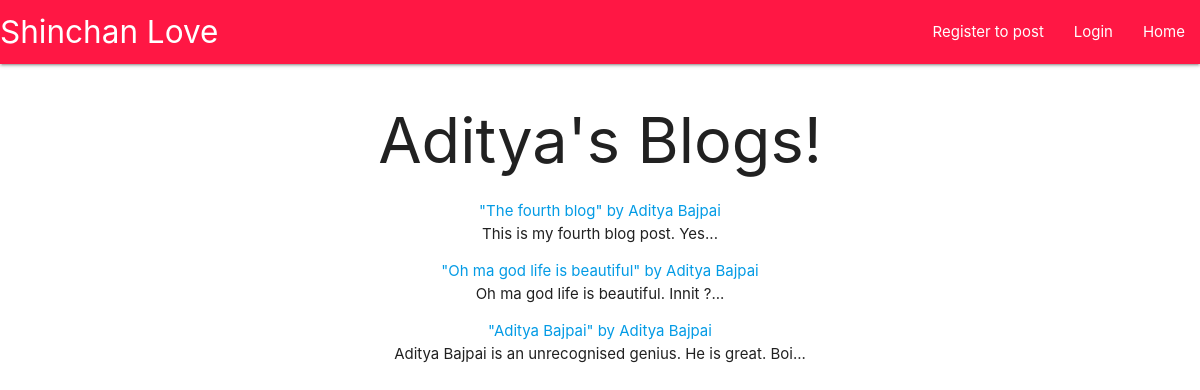
/, run on an earlier commit of the app's database.
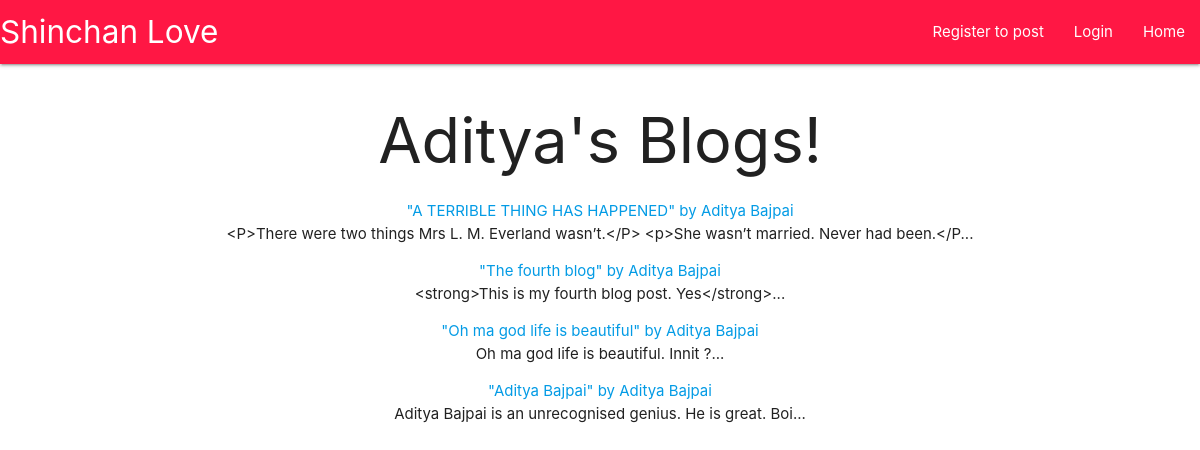
And on a later commit of the database.
### main/models.py (models this page shows, shortened)
class Post(models.Model):
    title = models.CharField(max_length=200 , null= False)
    author = models.ForeignKey(User , on_delete=models.CASCADE , default="Author Unkown" , null=True)
    body = models.TextField()

### main/views.py (the view)
# urls.py: path('' , Home.as_view() , name='main'),
class Home(ListView):
    model = Post
    template_name = "main.html"
    ordering = ["-id"]

### templates/main.html (shortened to what this page needs)
<!DOCTYPE html>
<html lang="en">
  <head>
    <link
      rel="stylesheet"
      href="https://cdnjs.cloudflare.com/ajax/libs/materialize/1.0.0/css/materialize.min.css"
    />
  </head>
  <body>
    <nav class="red accent-3">
      <div class="nav-wrapper">
        <a href="/" class="brand-logo">Shinchan Love</a>
        <ul id="nav-mobile" class="right hide-on-med-and-down">
          {%if user.is_authenticated%}
          <li><a href="{% url 'create' %}">Create Your Own Post</a></li>
          <li><a href="{% url 'logout' %}">Logout</a></li>
          {% else %}
          <li><a href="{% url 'register' %}">Register to post</a></li>
          <li><a href="{% url 'login' %}">Login</a></li>
          {% endif %}
          <li><a href="/">Home</a></li>
        </ul>
      </div>
    </nav>
    {%block content%}
    <h1>Aditya's Blogs!</h1>
    {% for post in object_list %} {% if user.is_authenticated %}
    <ul>
      <li>
        <a href="{%url 'article' post.pk%}">
          "{{post.title}}" by {{post.author.first_name}}
          {{post.author.last_name}}
          <br />
          <a href="{%url 'update' post.pk%}"><small>Update</small></a> |
          <a href="{%url 'delete' post.pk%}"><small>Delete</small></a>
        </a>
      </li>
    </ul>
    {% else %}
    <ul>
      <li>
        <a href="{%url 'article' post.pk%}">
          "{{post.title}}" by {{post.author.first_name}}
          {{post.author.last_name}}
          <br />
        </a>
        {{post.body|slice:":100"}}...
      </li>
    </ul>
    {% endif %} {%endfor%} {%endblock%}
  </body>
</html>

What changed in the data, as far as the page shows it:
added Post: title "A TERRIBLE THING HAS HAPPENED", author.first_name "Aditya", author.last_name "Bajpai", body "<P>There were two things Mrs L. M. Everland wasn’t.</P> <p>She wasn’t married. Never had been.</P"
changed Post "The fourth blog": body "This is my fourth blog post. Yes" → "<strong>This is my fourth blog post. Yes</strong>"
